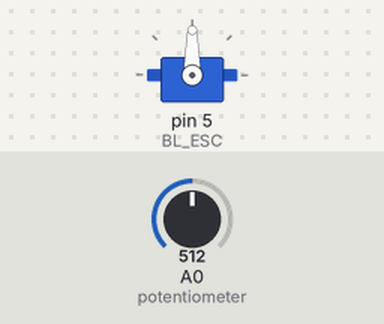
A sketch run on a simulated Arduino Uno, built with avr-gcc and run on an emulated ATmega328P. Shown: servo. The inputs (shaded band) are chosen by the test bench; at power-on: A0 (potentiometer) = 512.

Above: at 8.2 s.
8.3 s: A0 (potentiometer) set to 716
At 9.5 s:
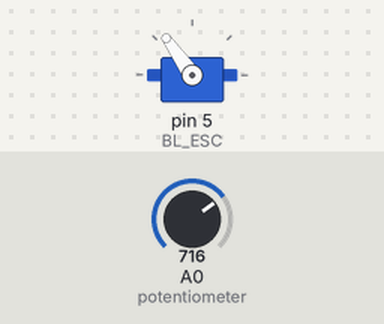
9.8 s: A0 (potentiometer) set to 900
At 10.7 s:
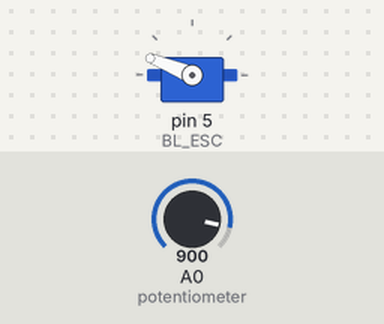
11.3 s: A0 (potentiometer) set to 306
At 11.9 s:
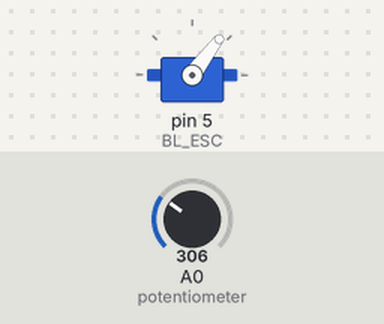
12.8 s: A0 (potentiometer) set to 122
At 14.0 s:
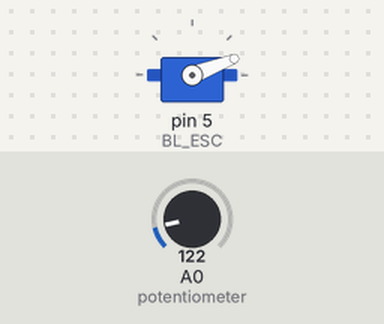
14.3 s: A0 (potentiometer) set to 0
At 15.4 s:
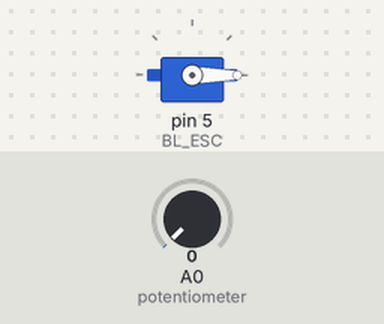
15.8 s: A0 (potentiometer) set to 1023
At 16.5 s:
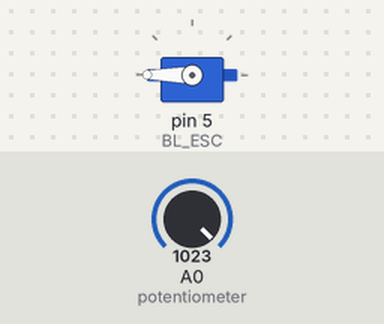
Timing chart, 0 to 18.3 s (numbered marks = the images above; inputs shaded):
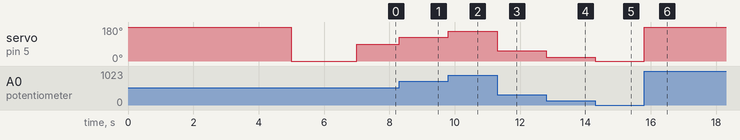

The sketch:

BL_ESC_code.ino
```cpp
#include <Servo.h>  // uses same servo library

Servo BL_ESC;     // create servo object to control the BL_ESC

int speed1;  // assign a variable to control speed using the analog pin

void setup() {
  // to connect the BL_ESC on pin 5
  BL_ESC.attach(5,1000,2000); // (pin, min pulse width, max pulse width in microseconds [the limits] )

  // ESC Calibration
  BL_ESC.write(180);  //max speed
  delay(5000);

  BL_ESC.write(0); //mini speed
  delay(2000);
}

void loop() {
  speed1 = analogRead(A0);   // reads the value of the potentiometer (value between 0 and 1023)
  speed1 = map(speed1, 0, 1023, 0, 180);   // to scale the value to use it with the servo library (value between 0 and 180)
  BL_ESC.write(speed1);    // Send the signal to the BL_ESC
}
```

Measured:
- after the input at 8.3 s, servo on pin 5 (BL_ESC): 90° → 125° at once
- after the input at 9.8 s, servo on pin 5 (BL_ESC): 125° → 158° at once
- after the input at 11.3 s, servo on pin 5 (BL_ESC): 158° → 53° at once
- after the input at 12.8 s, servo on pin 5 (BL_ESC): 53° → 21° at once
- after the input at 14.3 s, servo on pin 5 (BL_ESC): 21° → 0° at once
- after the input at 15.8 s, servo on pin 5 (BL_ESC): 0° → 180° at once
